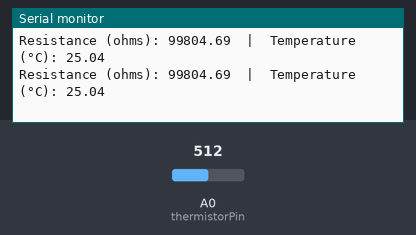
The sketch below on a simulated Arduino Uno, built with avr-gcc and run on an emulated ATmega328P. On the bench: the last lines printed to the serial monitor. The test bench sets the inputs (shaded band); at power-on: A0 (thermistorPin) = 512.

Above: at 10.9 s.
11.0 s: A0 (thermistorPin) set to 498
At 11.4 s:
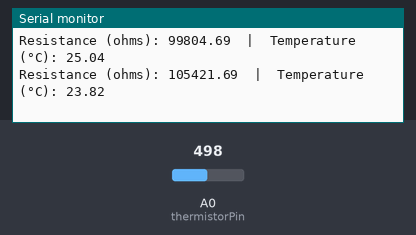
14.0 s: A0 (thermistorPin) set to 523
At 14.5 s:
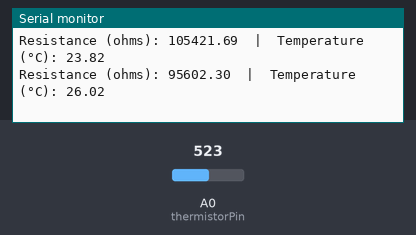
17.0 s: A0 (thermistorPin) set to 1004
At 17.5 s:
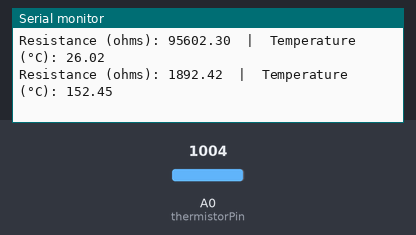
20.0 s: A0 (thermistorPin) set to 1023
At 20.5 s:
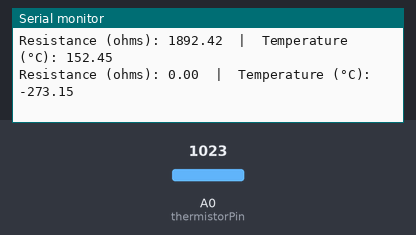
Timing chart, 0 to 23.0 s (numbered marks = the images above; inputs shaded):
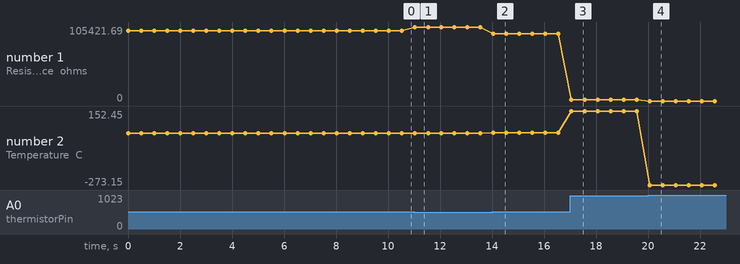

Measured:
- after the input at 11.0 s, the serial monitor: prints a new line at once (image 1)
- after the input at 14.0 s, the serial monitor: prints a new line after 0.05 s (image 2)
- after the input at 17.0 s, the serial monitor: prints a new line after 0.06 s (image 3)
- after the input at 20.0 s, the serial monitor: prints a new line after 0.07 s (image 4)
- plotted number 1: 99804.69 → 105421.69 after the input at 11.0 s, 105421.69 → 95602.3 after the input at 14.0 s, 95602.3 → 1892.42 after the input at 17.0 s, 1892.42 → 0 after the input at 20.0 s
- plotted number 2: 25.04 → 23.82 after the input at 11.0 s, 23.82 → 26.02 after the input at 14.0 s, 26.02 → 152.45 after the input at 17.0 s, 152.45 → -273.15 after the input at 20.0 s

The sketch:

thermal_sensor.ino
```cpp
#include <math.h>

const int thermistorPin = A0;  // Analog pin connected to thermistor
const float Rpullup = 100000;  // Pull-up resistor in ohms
const float B = 3950;          // B-value of thermistor (typical for Traxxas)
const float R0 = 100000;       // Thermistor resistance at 25°C
const float T0 = 298.15;       // 25°C in Kelvin

// Convert resistance to Celsius using B-parameter equation
float resistanceToTempC(float R) {
  float T = 1.0 / (1.0/T0 + (1.0/B) * log(R / R0));
  return T - 273.15;
}

void setup() {
  Serial.begin(9600);
}

void loop() {
  int adcValue = analogRead(thermistorPin);
  float Vout = adcValue * (5.0 / 1023.0);             // Convert ADC to voltage
  float Rtherm = Rpullup * (5.0 / Vout - 1.0);       // Calculate thermistor resistance
  float temperatureC = resistanceToTempC(Rtherm);    // Convert to °C

  Serial.print("Resistance (ohms): ");
  Serial.print(Rtherm);
  Serial.print("  |  Temperature (°C): ");
  Serial.println(temperatureC);

  delay(500);  // Update every 0.5 seconds
}
```
